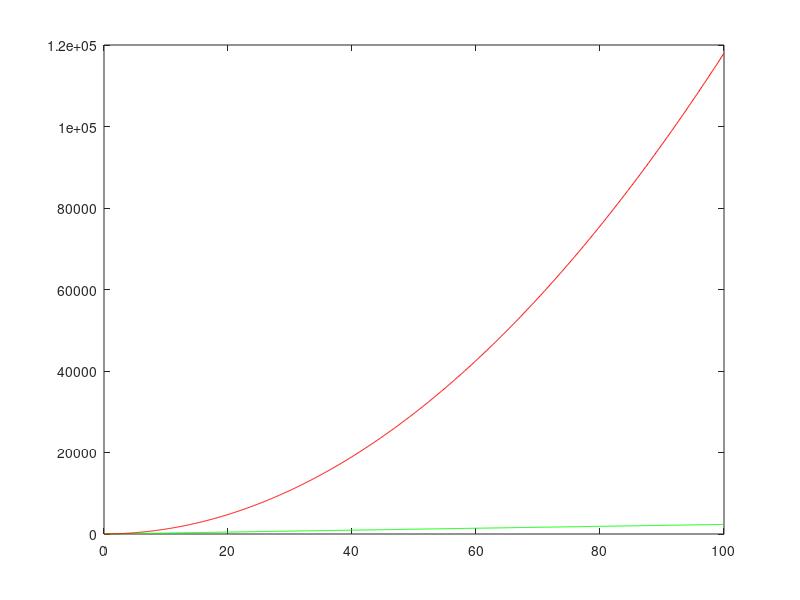

Recreate this plot in MATLAB.
% Rigid body properties
m = 3;

% Simulation stepsize
dt = 0.1;
% Total sim time
T = 100;
n_steps = T/dt;


% Body state variables

h = 10;     % height
v = 0;      % velocity

% Value store
v_array = [];
h_array = [];
t_array = [];

% Start simulation
for i=0:n_steps
    
    % Propeller force (upwards)
    F_propeller = 100;
    % Calculate total force on rigid body 
    F_total = -9.81 * m + F_propeller;
    
    % Calculate resulting acceleration
    accel = F_total / m;
    
    % Integrate velocity
    v = v + (accel * dt);
    
    % Integrate position in space
    h = h + (v * dt);
    
    v_array = vertcat(v_array, v);
    h_array = vertcat(h_array, h);
    
    t = i * dt;
    t_array = vertcat(t_array, t);
end

plot(t_array, v_array, 'g', t_array, h_array, 'r');
